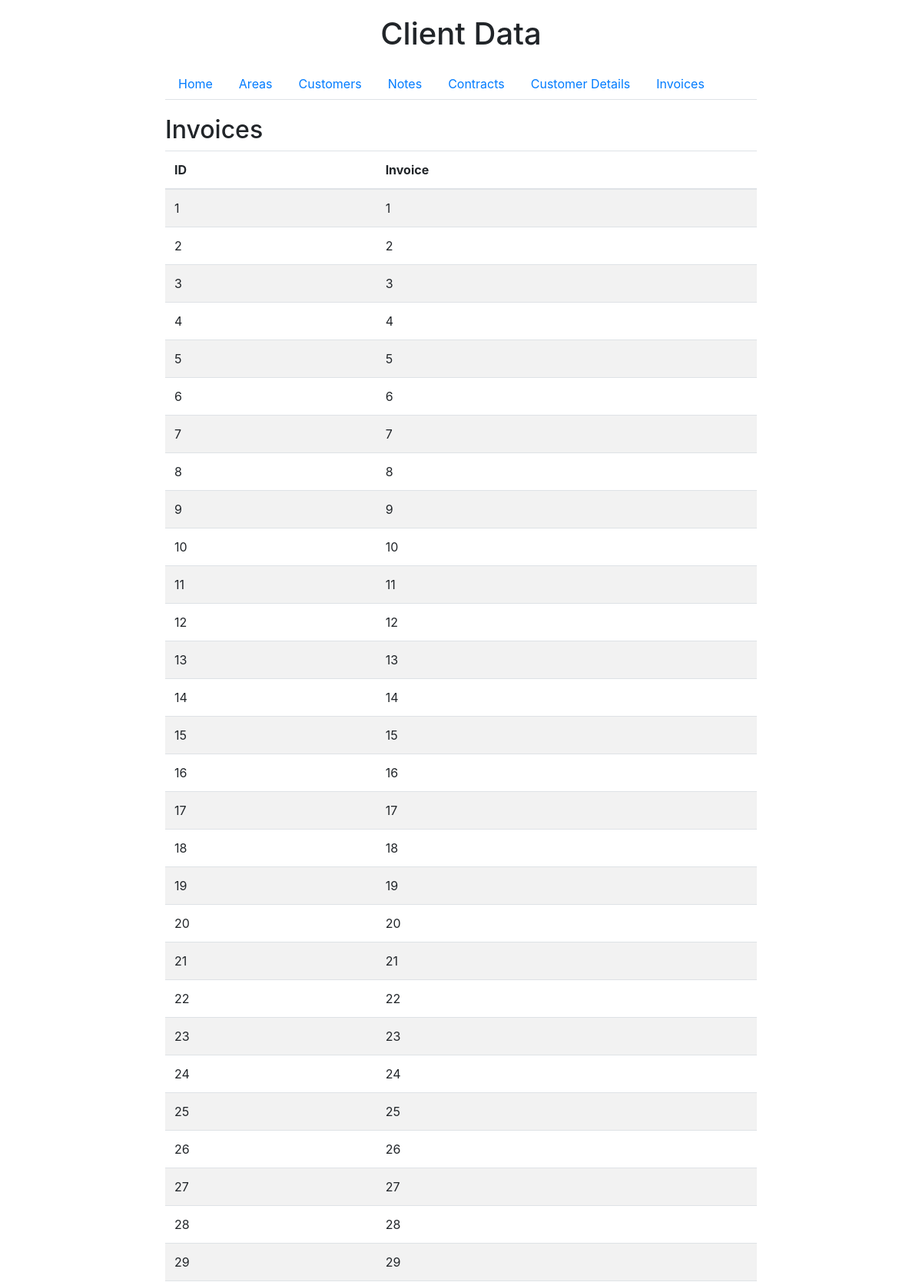
Page /invoices (upper part) on the committed database.
### tables this page shows
CREATE TABLE invoices (
            invoice_id INTEGER PRIMARY KEY AUTOINCREMENT,
            customer_id INTEGER,
            invoice_date TEXT,
            total_amount REAL,
            FOREIGN KEY (customer_id) REFERENCES customers(customer_id)
        );

### app.py (the view)
@app.route('/invoices')
def invoices():
    invoices_data = get_data('invoices')
    return render_template('invoices.html', invoices=invoices_data)

### app.py (called while the page is built)
def get_data(table_name):
    conn = sqlite3.connect('clients.db')
    cursor = conn.cursor()
    cursor.execute(f'SELECT * FROM {table_name}')
    data = cursor.fetchall()
    conn.close()
    return data

### templates/invoices.html
{% extends 'index.html' %}
{% block content %}
    <h2>Invoices</h2>
    <table class="table table-striped">
        <thead>
            <tr>
                <th>ID</th>
                <th>Invoice</th>
            </tr>
        </thead>
        <tbody>
            {% for invoice in invoices %}
            <tr>
                <td>{{ invoice[0] }}</td>
                <td>{{ invoice[1] }}</td>
            </tr>
            {% endfor %}
        </tbody>
    </table>
{% endblock %}

### templates/index.html (style rules this page uses)
body { padding: 20px; }

### rows in the picture
invoices: invoice_id "1", customer "1"
invoices: invoice_id "2", customer "2"
invoices: invoice_id "3", customer "3"
invoices: invoice_id "4", customer "4"
invoices: invoice_id "5", customer "5"
invoices: invoice_id "6", customer "6"
invoices: invoice_id "7", customer "7"
invoices: invoice_id "8", customer "8"
invoices: invoice_id "9", customer "9"
invoices: invoice_id "10", customer "10"
invoices: invoice_id "11", customer "11"
invoices: invoice_id "12", customer "12"
invoices: invoice_id "13", customer "13"
invoices: invoice_id "14", customer "14"
invoices: invoice_id "15", customer "15"
invoices: invoice_id "16", customer "16"
invoices: invoice_id "17", customer "17"
invoices: invoice_id "18", customer "18"
invoices: invoice_id "19", customer "19"
invoices: invoice_id "20", customer "20"
invoices: invoice_id "21", customer "21"
invoices: invoice_id "22", customer "22"
invoices: invoice_id "23", customer "23"
invoices: invoice_id "24", customer "24"
invoices: invoice_id "25", customer "25"
invoices: invoice_id "26", customer "26"
invoices: invoice_id "27", customer "27"
invoices: invoice_id "28", customer "28"
invoices: invoice_id "29", customer "29"
